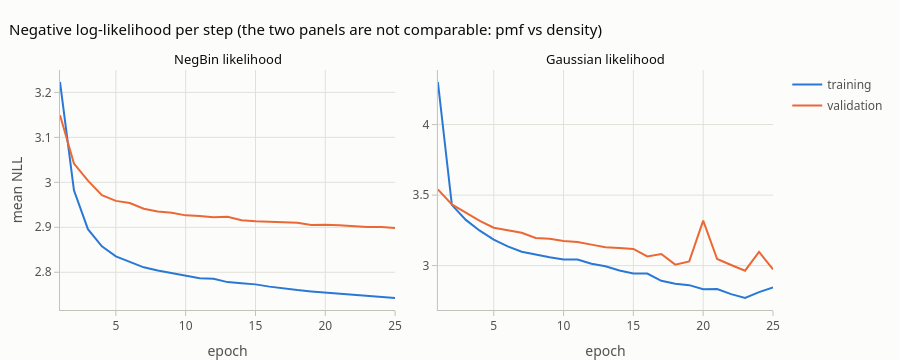

The code cell stored with this chart in its notebook:
### Markdown cell above
### Training
Uniform window sampling by default. With `SCALE_WEIGHTED = True` windows are drawn with probability $\propto\nu$, as in
the paper. On this panel uniform sampling was slightly better: over three seeds, wQL ≈ 0.41 with uniform sampling and
≈ 0.43 with scale-weighted sampling.

### Code cell
EPOCHS, BATCH, SCALE_WEIGHTED = 25, 256, False

def train(likelihood, seed=14):
    torch.manual_seed(seed)
    model = DeepAR(likelihood)
    opt = torch.optim.Adam(model.parameters(), lr=3e-3)
    w = NU_tr / NU_tr.sum()
    hist = []
    for ep in range(EPOCHS):
        model.train()
        order = torch.multinomial(w, len(w), replacement=True) if SCALE_WEIGHTED else torch.randperm(len(w))
        tot = 0.0
        for b in range(0, len(order), BATCH):
            i = order[b:b + BATCH]
            loss = model.loss(Z_tr[i], X_tr[i], NU_tr[i])
            opt.zero_grad(); loss.backward()
            nn.utils.clip_grad_norm_(model.parameters(), 10.0)
            opt.step()
            tot += loss.item() * len(i)
        model.eval()
        with torch.no_grad():
            hist.append({"epoch": ep + 1, "training": tot / len(order), "validation": model.loss(Z_va, X_va, NU_va).item()})
    return model, pd.DataFrame(hist).set_index("epoch")

t0 = time.time()
models, hists = {}, {}
for lik in ["negbin", "gaussian"]:
    models[lik], hists[lik] = train(lik)
print(f"trained 2 models in {time.time() - t0:.0f} s")

fig = pf.subplots(1, 2, titles=["NegBin likelihood", "Gaussian likelihood"], height=360)
for c, lik in enumerate(["negbin", "gaussian"], start=1):
    pf.add_lines_by(fig, hists[lik], {"training": pf.SERIES[0], "validation": pf.SERIES[1]}, row=1, col=c,
                    showlegend=c == 1, fmt=".3f", markers=False)
fig.update_layout(title="Negative log-likelihood per step (the two panels are not comparable: pmf vs density)",
                  hovermode="x unified")
fig.update_xaxes(title_text="epoch")
fig.update_yaxes(title_text="mean NLL", col=1)
fig.show()

### Figure 1 — Plotly figure (JSON) as saved in the notebook; plotly's stock layout.template omitted (floating-point values rounded to 4 significant figures)
{"data": [{"hovertemplate": "training: %{y:.3f}<extra></extra>", "legendgroup": "training", "line": {"color": "#2a78d6", "width": 2}, "marker": {"size": 8}, "mode": "lines", "name": "training", "showlegend": true, "type": "scatter", "x": [1, 2, 3, 4, 5, 6, 7, 8, 9, 10, 11, 12, 13, 14, 15, 16, 17, 18, 19, 20, 21, 22, 23, 24, 25], "xaxis": "x", "y": [3.223, 2.982, 2.896, 2.858, 2.835, 2.823, 2.811, 2.804, 2.798, 2.792, 2.786, 2.785, 2.778, 2.776, 2.773, 2.768, 2.764, 2.76, 2.757, 2.755, 2.753, 2.751, 2.748, 2.746, 2.743], "yaxis": "y"}, {"hovertemplate": "validation: %{y:.3f}<extra></extra>", "legendgroup": "validation", "line": {"color": "#eb6834", "width": 2}, "marker": {"size": 8}, "mode": "lines", "name": "validation", "showlegend": true, "type": "scatter", "x": [1, 2, 3, 4, 5, 6, 7, 8, 9, 10, 11, 12, 13, 14, 15, 16, 17, 18, 19, 20, 21, 22, 23, 24, 25], "xaxis": "x", "y": [3.149, 3.042, 3.004, 2.971, 2.959, 2.954, 2.941, 2.935, 2.932, 2.927, 2.925, 2.922, 2.923, 2.916, 2.913, 2.912, 2.91, 2.91, 2.905, 2.906, 2.905, 2.902, 2.9, 2.901, 2.898], "yaxis": "y"}, {"hovertemplate": "training: %{y:.3f}<extra></extra>", "legendgroup": "training", "line": {"color": "#2a78d6", "width": 2}, "marker": {"size": 8}, "mode": "lines", "name": "training", "showlegend": false, "type": "scatter", "x": [1, 2, 3, 4, 5, 6, 7, 8, 9, 10, 11, 12, 13, 14, 15, 16, 17, 18, 19, 20, 21, 22, 23, 24, 25], "xaxis": "x2", "y": [4.302, 3.43, 3.324, 3.248, 3.185, 3.136, 3.098, 3.078, 3.059, 3.043, 3.043, 3.013, 2.995, 2.966, 2.944, 2.944, 2.892, 2.871, 2.861, 2.832, 2.834, 2.798, 2.77, 2.812, 2.844], "yaxis": "y2"}, {"hovertemplate": "validation: %{y:.3f}<extra></extra>", "legendgroup": "validation", "line": {"color": "#eb6834", "width": 2}, "marker": {"size": 8}, "mode": "lines", "name": "validation", "showlegend": false, "type": "scatter", "x": [1, 2, 3, 4, 5, 6, 7, 8, 9, 10, 11, 12, 13, 14, 15, 16, 17, 18, 19, 20, 21, 22, 23, 24, 25], "xaxis": "x2", "y": [3.54, 3.434, 3.376, 3.318, 3.268, 3.252, 3.233, 3.195, 3.191, 3.175, 3.168, 3.149, 3.13, 3.125, 3.118, 3.065, 3.082, 3.007, 3.03, 3.319, 3.047, 3.004, 2.964, 3.097, 2.973], "yaxis": "y2"}], "layout": {"annotations": [{"font": {"color": "#0b0b0b", "size": 13}, "showarrow": false, "text": "NegBin likelihood", "x": 0.235, "xanchor": "center", "xref": "paper", "y": 1, "yanchor": "bottom", "yref": "paper"}, {"font": {"color": "#0b0b0b", "size": 13}, "showarrow": false, "text": "Gaussian likelihood", "x": 0.765, "xanchor": "center", "xref": "paper", "y": 1, "yanchor": "bottom", "yref": "paper"}], "height": 360, "hovermode": "x unified", "title": {"text": "Negative log-likelihood per step (the two panels are not comparable: pmf vs density)"}, "xaxis": {"anchor": "y", "domain": [0, 0.47], "title": {"text": "epoch"}}, "xaxis2": {"anchor": "y2", "domain": [0.53, 1], "title": {"text": "epoch"}}, "yaxis": {"anchor": "x", "domain": [0, 1], "title": {"text": "mean NLL"}}, "yaxis2": {"anchor": "x2", "domain": [0, 1]}}}
